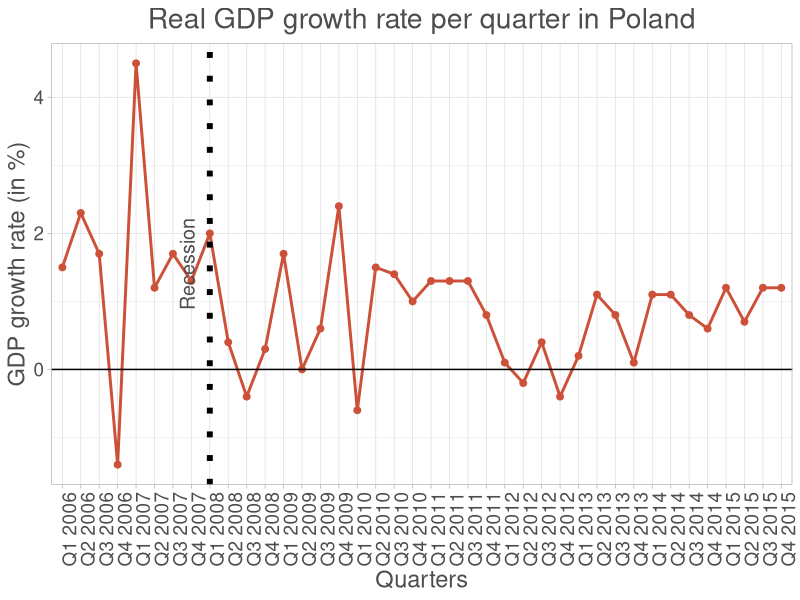
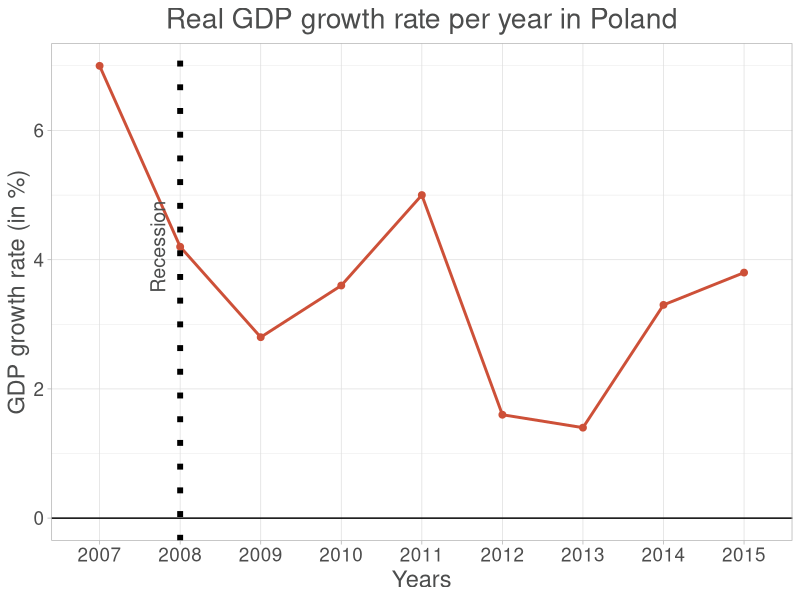
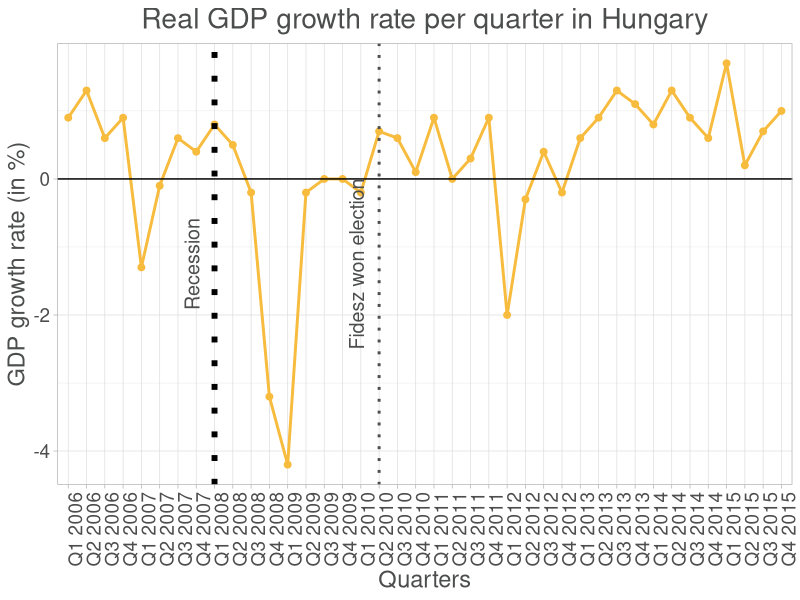
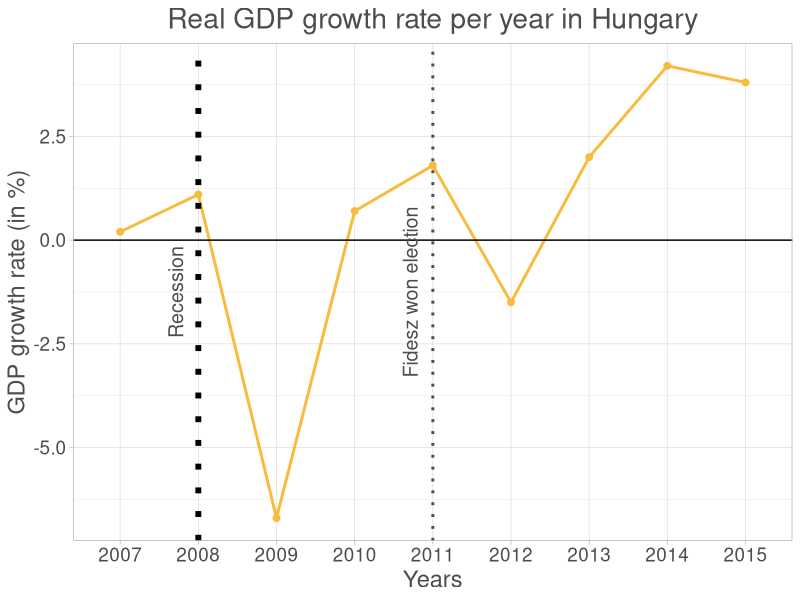

Reproduce these figures in R, in order.
######################
# Plotting functions
# YOU CAN IGNORE THIS PART
######################

install.packages("ggplot2")
library(ggplot2)

quarters <- c('Q1','Q2','Q3','Q4')
countries <- c("Poland", "Hungary")
colors <- c("#cd5038","#f7bb3d")

# Function for generating yearly, bi-yearly or quarterly labels
# quarterly, boolean indicating if the data is quarterly
# Pass years as a vector
# Pass the count of data points as a number
generateLabels <- function(quarterly, yearsParam, nDataPoints) {
  years <- as.character(yearsParam)
  # Check if there are 4 times as many data points as there are years (which means the data is quarterly)
  # If it is quarterly generate quarterly labels, otherwise just use the years
  if(quarterly) {
    return(apply(expand.grid(quarters=quarters, years=years), 1, paste, collapse=" "))
  }
  if(nDataPoints == ((length(years)+1) /2)) {
    return(years[(1:nDataPoints) * 2 - 1])
  }
  return(years)
}

# Function for plotting progression as a line diagram
# Pass data as a list of data collections
# country, the country which the graph concerns
# colorParam, the color to use for the line, points and the legend
# Pass years as a vector
# Pass a title
# Optional label for x axis
# Optional label for y axis
# Optional yAxisLabels, labels for the y axis (string vector)
# Optional verticalLines, x value and label where to draw a vertical line (list of lists)
# Optional xRecession, x value where to draw the recession line (number)
# Optional restrictions for the y axis
timeLinePlot <- function(data, yearsParam, country, colorParam, titleParam, xLabel="", yLabel="", yAxisLabels=c(), verticalLines=c(), xRecession=4, y=c(NA,NA)) {
  nDataSets <- length(data)
  nDataPoints <- length(data[[1]])
  quarterly <- nDataPoints == (4 * length(yearsParam))
  labels <- generateLabels(quarterly, yearsParam, nDataPoints)
  
  df <- data.frame(
    x=rep(c(labels), nDataSets),
    y=unlist(data),
    country=rep(country,nDataPoints)
  )

  df$x <- factor(df$x, levels=unique(df$x))
  
  if(!is.na(y[2])) {
    annotationY <- y[2] - (y[2]*0.1)
  } else {
    annotationY = mean(c(max(df$y), min(df$y)))
  }
  drawVerticalLines <- function(line) {
    return (c(
      annotate("text", x=line[[1]], label=line[[2]], vjust=-1, y=annotationY, angle=90, color="#4C4D4D", size=5),
      geom_vline(xintercept = line[[1]], lty=3, lwd=1, color="#4C4D4D")
    ))
  }
  
  alterYAxis <- function(yAxisLabels) {
    if (length(yAxisLabels) > 0) {
      scale_y_continuous(breaks=c(y[1]:y[2]), labels=yAxisLabels)
    }
  }
  
  ggplot(df, aes(x=x, y=y, group=country, color=colorParam)) +
    geom_line(size=1, color=colorParam) +
    geom_point(size=2, color=colorParam) +
    geom_hline(yintercept = 0, col="Black") +
    geom_vline(xintercept=xRecession, col="Black", lty=3, lwd=2) +
    annotate("text", x=xRecession, label="Recession", vjust=-1, y=annotationY, angle=90, color="#4C4D4D", size=5) +
    lapply(X=verticalLines, FUN=drawVerticalLines) +
    ggtitle(titleParam) +
    labs(x=xLabel, y=yLabel) +
    theme_light() +
    theme(
      text = element_text(size=17, color="#4C4D4D"),
      plot.title=element_text(hjust = 0.5),
      axis.text.x=element_text(angle= if(quarterly) 90 else 0),
      legend.position="none"
    ) +
    alterYAxis(yAxisLabels) +
    coord_cartesian(ylim = y)
}


######################
# Poland
######################

######################
# Real GDP change per quarter in percentage Poland
######################

realGDPChangePerQuarterPL <- c(1.5, 2.3, 1.7, -1.4, 4.5, 1.2, 1.7, 1.3, 2.0, 0.4, -0.4, 0.3, 1.7, 0.0, 0.6, 2.4, -0.6, 1.5, 1.4, 1.0, 1.3, 1.3, 1.3, 0.8, 0.1, -0.2, 0.4, -0.4, 0.2, 1.1, 0.8, 0.1, 1.1, 1.1, 0.8, 0.6, 1.2, 0.7, 1.2, 1.2)
timeLinePlot(
  data=list(realGDPChangePerQuarterPL),
  yearsParam=2006:2015,
  country=countries[1],
  color=colors[1],
  titleParam="Real GDP growth rate per quarter in Poland",
  xLabel="Quarters",
  yLabel="GDP growth rate (in %)",
  xRecession=9)

######################
# Real GDP change per year in percentage Poland
######################

realGDPChangePerYearPL <- c(7.0, 4.2, 2.8, 3.6, 5.0, 1.6, 1.4, 3.3, 3.8)
timeLinePlot(
  data=list(realGDPChangePerYearPL),
  yearsParam=2007:2015,
  country=countries[1],
  color=colors[1],
  titleParam="Real GDP growth rate per year in Poland",
  xLabel="Years",
  yLabel="GDP growth rate (in %)",
  xRecession=2)

######################
# Hungary
######################

######################
# Real GDP change per quarter in percentage Hungary
######################

realGDPChangePerQuarterHU <- c(0.9,1.3,0.6,0.9,-1.3,-0.1,0.6,0.4,0.8,0.5,-0.2,-3.2,-4.2,-0.2,0.0,0.0,-0.2,0.7,0.6,0.1,0.9,0.0,0.3,0.9,-2.0,-0.3,0.4,-0.2,0.6,0.9,1.3,1.1,0.8,1.3,0.9,0.6,1.7,0.2,0.7,1.0)
timeLinePlot(
  data=list(realGDPChangePerQuarterHU),
  yearsParam=2006:2015,
  country=countries[2],
  color=colors[2],
  titleParam="Real GDP growth rate per quarter in Hungary",
  xLabel="Quarters",
  yLabel="GDP growth rate (in %)",
  verticalLines=list(list(x=18,label="Fidesz won election")),
  xRecession=9)

######################
# Real GDP change per year in percentage Hungary
######################

realGDPChangePerYearHU <- c(0.2, 1.1, -6.7, 0.7, 1.8, -1.5, 2.0, 4.2, 3.8)
timeLinePlot(
  data=list(realGDPChangePerYearHU),
  yearsParam=2007:2015,
  country=countries[2],
  color=colors[2],
  titleParam="Real GDP growth rate per year in Hungary",
  xLabel="Years",
  yLabel="GDP growth rate (in %)",
  verticalLines=list(list(x=5,label="Fidesz won election")),
  xRecession=2)